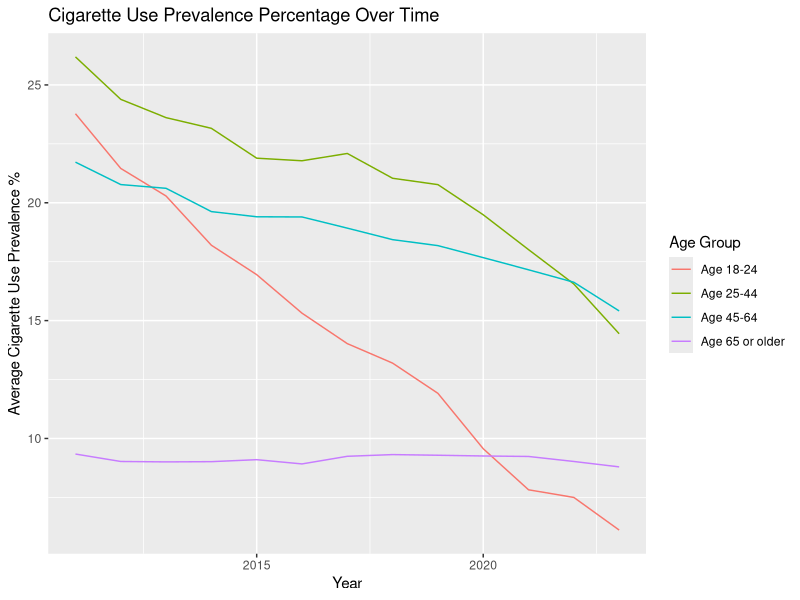

Generate this figure with R: (Note: this script raises an error after producing the figure.)
## ---- chunk 1
knitr::opts_chunk$set(echo = TRUE)
library(tidyverse)

## ---- chunk 2
library(readr)
age <- read_csv("data/Age-Related_Disparities_in_Cigarette_Smoking_Among_Adults_20251101.csv")
employment <- read_csv("data/Employment-Related_Disparities_in_Cigarette_Smoking_Among_Adults_20251101.csv")
income <- read_csv("data/Income-Related_Disparities_in_Cigarette_Smoking_Among_Adults_20251101.csv")
mental_health <- read_csv("data/Mental_Health-Related_Disparities_in_Cigarette_Smoking_Among_Adults_20251101.csv")
race_and_ethnicity <- read_csv("data/Race_and_Ethnic_Disparities_in_Cigarette_Smoking_Among_Adults_20251101.csv")
## ---- chunk 3
chr_to_dbl <- function(df) {
  df <- df |> mutate(`Cigarette Use Prevalence % (Focus group)` = 
                 as.numeric(`Cigarette Use Prevalence % (Focus group)`), 
               `Cigarette Use Prevalence % (Reference group)` = 
                 as.numeric(`Cigarette Use Prevalence % (Reference group)`), 
               `Disparity Value` = as.numeric(`Disparity Value`))
  df
}
## ---- chunk 4
age <- chr_to_dbl(age)
## ---- chunk 5
#Find avg cigarette use prevalence according to the reference group
age |> group_by(`To (Reference group)`, Year) |>
  summarize(`Average Cigarette Use Prevalence %` = 
              mean(`Cigarette Use Prevalence % (Reference group)`, na.rm=TRUE)) |>
  ggplot(aes(x=Year, y=`Average Cigarette Use Prevalence %`, color=`To (Reference group)`)) +
  geom_line()+
  labs(color = "Age Group", title='Cigarette Use Prevalence Percentage Over Time')
## ---- chunk 6
#Convert column types from chr to dbl
employment <- chr_to_dbl(employment)
## ---- chunk 7
employment |> group_by(`Comparing (Focus group)`, `To (Reference group)`) |> 
  summarize(avg_disparity_value = mean(`Disparity Value`, na.rm=TRUE)) |>
  mutate(grouped = paste(`Comparing (Focus group)`, `To (Reference group)`, sep = " vs. ")) |>
  ggplot(aes(x=grouped, y=avg_disparity_value)) +
  geom_col()+
  theme(axis.text.x = element_text(angle = 45, hjust=1, vjust=1)) +
  label()

